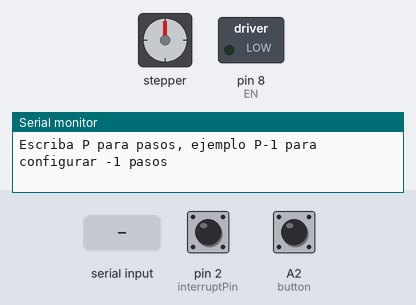
A sketch run on a simulated Arduino Uno, built with avr-gcc and run on an emulated ATmega328P. Shown: stepper motor, switched loads named in the sketch (green lamp = pin HIGH), the last lines printed to the serial monitor. The inputs (shaded band) are chosen by the test bench; at power-on: A2 (button) LOW, pin 2 (interruptPin) HIGH. EEPROM starts erased; stepper angles assume 3200 steps per turn.

Above: at 1.2 s.
1.3 s: "P90\n" received over Serial
3.8 s: A2 (button) pulled HIGH for 1 s
At 3.95 s:
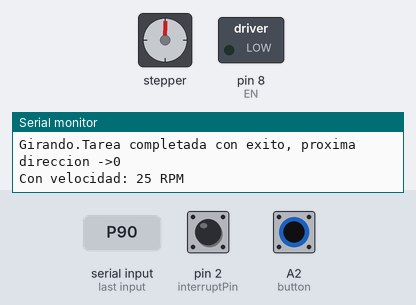
6.3 s: A2 (button) pulled HIGH for 0.15 s
At 6.8 s:
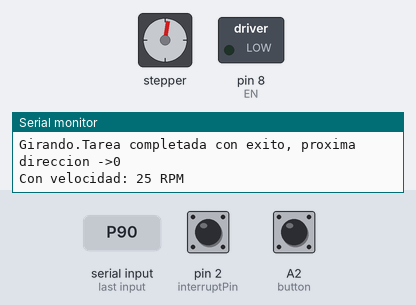
Timing chart, 0 to 9.3 s (numbered marks = the images above; inputs shaded):
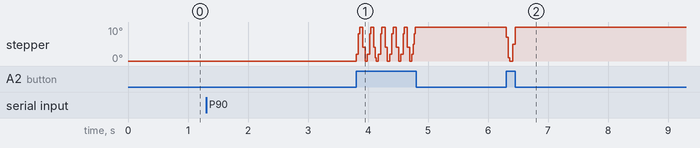

The sketch:

03.MovementControlledByButton.ino
```cpp
// (licence header left out)
#include <Arduino.h>
#include "BasicStepperDriver.h"
#include <EEPROM.h>

// All the wires needed for full functionality
#define DIR 10
#define STEP 9
#define pot A0
#define button A2
#define interruptPin 2
#define EN 8

// Motor steps per revolution. Most steppers are 200 steps or 1.8 degrees/step
#define MOTOR_STEPS 1600

// Since microstepping is set externally, make sure this matches the selected mode
// If it doesn't, the motor will move at a different RPM than chosen
// 1=full step, 2=half step etc.
#define MICROSTEPS 2
#define minRPM 10
#define maxRPM 40

float m = (maxRPM - minRPM)/(100.0-0.0);
int b = minRPM;
char serialData;

// 2-wire basic config, microstepping is hardwired on the driver
BasicStepperDriver stepper(MOTOR_STEPS, DIR, STEP);

//Uncomment line to use enable/disable functionality
//BasicStepperDriver stepper(MOTOR_STEPS, DIR, STEP, SLEEP);
int val, RPM=300;
float perc;

struct config_t
{
    int steps;
    bool dir;
} configuration;


void setup() {
    getVelocity();
    stepper.begin(RPM, MICROSTEPS);
    // if using enable/disable on ENABLE pin (active LOW) instead of SLEEP uncomment next line
    // stepper.setEnableActiveState(LOW);
    pinMode(pot, INPUT);
    pinMode(button, INPUT);
    pinMode(interruptPin, INPUT_PULLUP);
    pinMode(EN, OUTPUT);
    digitalWrite(EN, LOW);
    attachInterrupt(digitalPinToInterrupt(interruptPin), getVelocity, CHANGE);
    EEPROM_readAnything(0, configuration);
    Serial.begin(9600);
    Serial.print("Escriba P para pasos, ejemplo P"); Serial.print(configuration.steps); Serial.print(" para configurar "); Serial.print(configuration.steps);Serial.println(" pasos");
}

void loop() {
     if (Serial.available()){
        serialData = Serial.read();
        if ( serialData == 'P'){
          configuration.steps = Serial.readString().toInt();
          EEPROM_writeAnything(0, configuration);
          Serial.println("pasos: "+ String(configuration.steps) );
        }
    }
    if(digitalRead(button) & configuration.steps>0)
    {
       Serial.print("Girando.");
       int pasos = 0;
      if(configuration.dir > 0)
      {
        stepper.move(configuration.steps);
        configuration.dir = 0;
      }
      else
      {
        stepper.move(-configuration.steps);
        configuration.dir = 1;
      }
       EEPROM_writeAnything(0, configuration);
       Serial.print("Tarea completada con exito, proxima direccion ->"); Serial.println(configuration.dir);
       Serial.print("Con velocidad: "); Serial.print(RPM); Serial.println(" RPM");
    }
}

void getVelocity()
{

    val = analogRead(pot);
    perc = (val* 100.0)/1024.0;
    //RPM = (perc * maxRPM) / 100.0;
    RPM = perc*m + b;
    //Serial.print("Potenciometro: "); Serial.print(perc); Serial.println(" %");
    //Serial.print("RPM: "); Serial.println(RPM);
    stepper.setRPM(RPM);
    stepper.stop();
}
template <class T> int EEPROM_writeAnything(int ee, const T& value)
{
    const byte* p = (const byte*)(const void*)&value;
    unsigned int i;
    for (i = 0; i < sizeof(value); i++)
          EEPROM.write(ee++, *p++);
    return i;
}

template <class T> int EEPROM_readAnything(int ee, T& value)
{
    byte* p = (byte*)(void*)&value;
    unsigned int i;
    for (i = 0; i < sizeof(value); i++)
          *p++ = EEPROM.read(ee++);
    return i;
}
```

Measured:
- after the input at 3.8 s, stepper: turns 10° clockwise in 0.06 s, then 10° counter-clockwise in 0.04 s, repeating every 0.19 s
- after the input at 6.3 s, stepper: turns 10° counter-clockwise in 0.06 s, then 10° clockwise in 0.04 s
